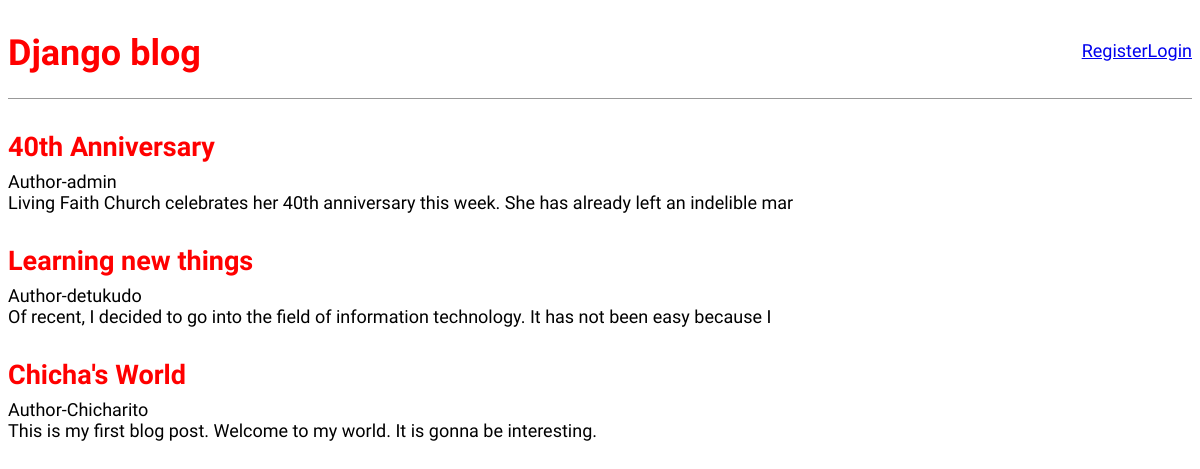
Before: / with the older database file.
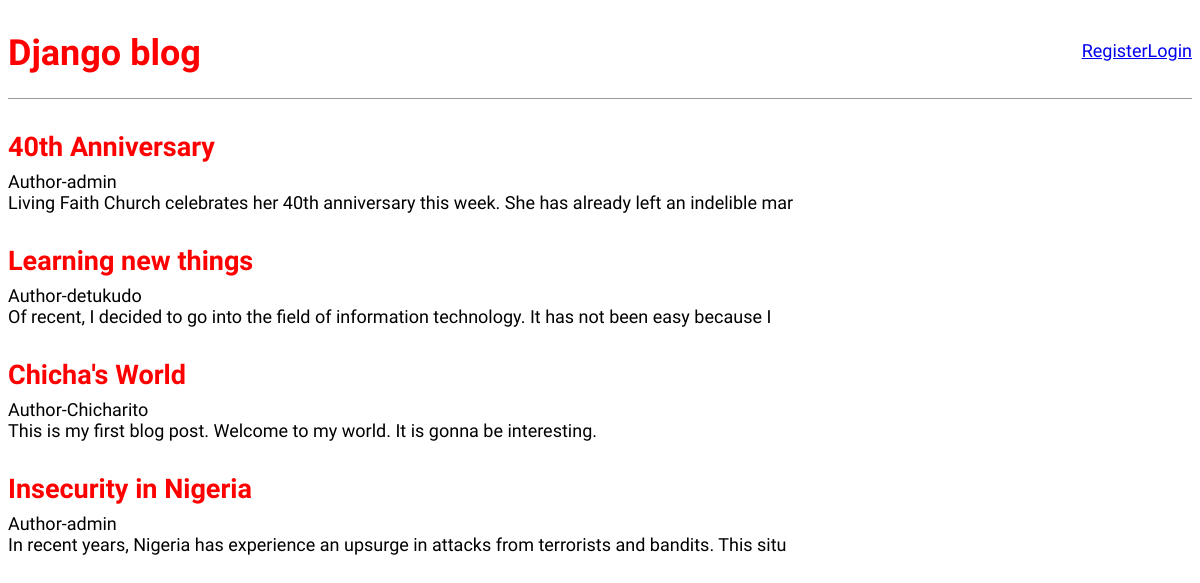
After: the same page with the newer database file.
### blog_app/models.py (models this page shows, shortened)
class Post(models.Model):
    title = models.CharField(max_length=200)
    author = models.ForeignKey('auth.User', on_delete=models.CASCADE)
    body = models.TextField()

### blog_app/views.py (the view)
# urls.py: path('', BlogListView.as_view(), name='home'),
class BlogListView(ListView):
    model = Post
    template_name = 'home.html'

### blog_app/templates/home.html
{% extends 'base.html' %}
{% block content %}
    {% for post in object_list %}
    <div class='post-entry'>
        <h2><a href="{% url 'post_detail' post.pk %}">{{ post.title }}</a></h2>
        <p>Author-{{ post.author }}</p>
        <p>{{ post.body|slice:"100" }}</p>
    </div>
    {% endfor %}
{% endblock %}

### blog_app/templates/base.html (shortened to what this page needs)
{% load static %}
<html lang="eng">
<head>
    <link rel="stylesheet" href="{% static 'css/base.css' %}">
</head>
<body>
<header>
    <div class='nav-left'>
        <h1><a href="{% url 'home' %}">Django blog</a></h1>
    </div>
    {% if user.is_authenticated %}
        <div class='nav-right'>
            <a href="{% url 'post_new' %}">New Blog Post</a>
        </div>
        <div class='nav-right'>
            <a href="{% url 'logout' %}">Logout</a>
        </div>
        <div class='nav-right'>
            <a href="{% url 'edit_profile' %}">Edit Profile</a>
        </div>
    {% else %}
        <div class="nav-right">
            <a href="{% url 'register' %}">Register</a>
        </div>
        <div class='nav-right'>
            <a href="{% url 'login' %}">Login</a>
        </div>
    {% endif %}
</header>
<div>
    {% block content %}
    {% endblock %}
</div>
</body>
</html>

### blog_app/static/base.css (style rules this page uses)
body { font-family: 'Source Sans Pro', sans; font-size: 18px; }
header { border-bottom: 1px solid #999; margin-bottom: 2rem; display: flex; }
header h1 a { color: red; text-decoration: none; }
.nav-left { margin-right: auto; }
.nav-right { display: flex; padding-top: 2rem; }
.post-entry { margin-bottom: 2rem; }
.post-entry h2 { margin: 0.5rem 0; }
.post-entry h2 a, .post-entry h2 a:visited { color: blue; text-decoration: none; }
.post-entry p { margin: 0; font-weight: 400; }
.post-entry h2 a { color: red; }

Changed rows visible on the page:
added Post: title "Insecurity in Nigeria", author "admin", body "In recent years, Nigeria has experience an upsurge in attacks from terrorists and bandits. This situ"
